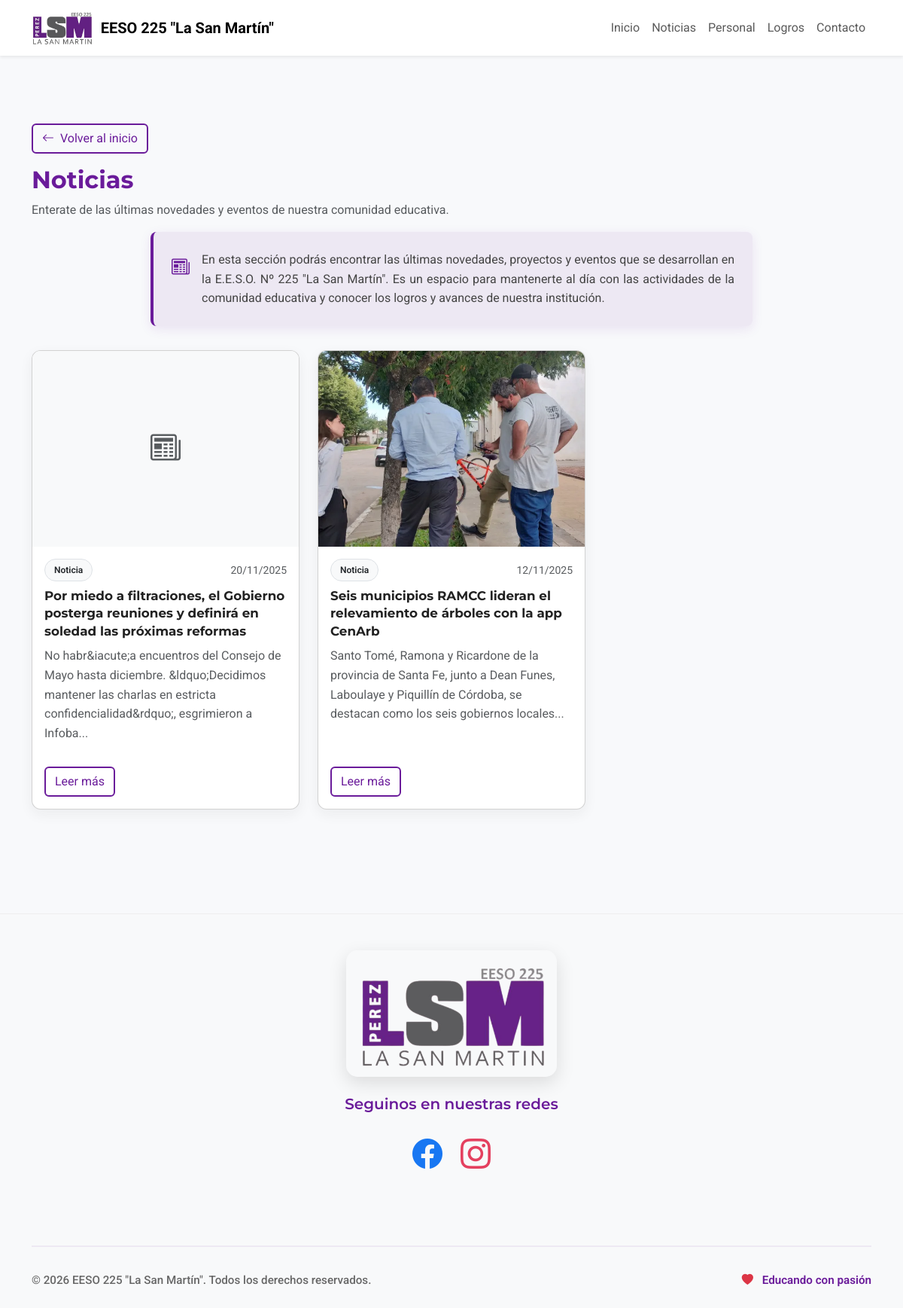
/noticias.php, run on the app's committed database.
### tables this page shows
CREATE TABLE `posts` (
  `id` int(11) NOT NULL,
  `titulo` varchar(255) NOT NULL,
  `contenido` text DEFAULT NULL,
  `imagen` varchar(255) DEFAULT NULL,
  `categoria` enum('noticia','evento','curso') NOT NULL,
  `visible` tinyint(1) DEFAULT 1,
  `orden` int(11) DEFAULT 0,
  `fecha_publicacion` date DEFAULT NULL,
  `created_at` timestamp NOT NULL DEFAULT current_timestamp(),
  `visitas` int(11) DEFAULT 0
);

### config/database.php (called while the page is built, shortened)
<?php
function truncarTexto($texto, $longitud = 100, $sufijo = '...') {
    return substr($texto, 0, $longitud) . $sufijo;
}

### noticias.php (the view, shortened to what this page needs)
<?php
require_once __DIR__ . '/config/config.php';
require_once __DIR__ . '/config/database.php';
require_once __DIR__ . '/header.php';
$pdo = conectarDB();
$stmt = $pdo->query("SELECT id, titulo, imagen, fecha_publicacion, contenido, categoria FROM posts WHERE visible = 1 AND categoria = 'noticia' ORDER BY fecha_publicacion DESC LIMIT 30");
$posts = $stmt->fetchAll();
?>
<section id="news-list" class="news-list my-4">
    <div class="mb-3">
        <a href="index.php" class="btn btn-outline-violeta">
            <i class="bi bi-arrow-left me-2"></i>Volver al inicio
        </a>
    </div>
    <div class="row">
        <div class="col-12 mb-2">
            <h2>Noticias</h2>
            <p class="text-muted">Enterate de las últimas novedades y eventos de nuestra comunidad educativa.</p>
            <div class="noticias-description">
                <div class="description-content mx-auto" style="max-width: 800px;">
                    <div class="info-box p-4 rounded-3 mb-4" style="background: rgba(106, 27, 154, 0.08); border-left: 4px solid var(--color-violeta);">
                        <div class="d-flex align-items-start">
                            <i class="bi bi-newspaper text-primary me-3 mt-1" style="font-size: 1.5rem; color: var(--color-violeta) !important;"></i>
                            <div>
                                <p class="mb-0" style="text-align: justify; line-height: 1.6; color: #444;">
                                    En esta sección podrás encontrar las últimas novedades, proyectos y eventos que se desarrollan en la E.E.S.O. Nº 225 "La San Martín". Es un espacio para mantenerte al día con las actividades de la comunidad educativa y conocer los logros y avances de nuestra institución.
                                </p>
                            </div>
                        </div>
                    </div>
                </div>
            </div>
        </div>
    </div>
    <div class="row gy-4">
        <?php foreach ($posts as $post): ?>
            <?php
                $fecha = htmlspecialchars(date('d/m/Y', strtotime($post['fecha_publicacion'] ?? $post['created_at'] ?? date('Y-m-d'))));
                $resumen = strip_tags($post['contenido'] ?? '');
                if (function_exists('truncarTexto')) {
                    $resumen = truncarTexto($resumen, 160);
                } else {
                    $resumen = mb_substr($resumen, 0, 160) . (mb_strlen($resumen) > 160 ? '…' : '');
                }
            ?>
            <div class="col-12 col-md-6 col-xl-4">
                <article class="card card-news h-100">
                    <?php if (!empty($post['imagen'])): ?>
                        <img src="<?= htmlspecialchars($post['imagen']) ?>" class="card-img-top news-list-thumb" alt="<?= htmlspecialchars($post['titulo']) ?>">
                    <?php else: ?>
                        <div class="card-img-top d-flex align-items-center justify-content-center bg-light news-list-thumb">
                            <i class="bi bi-newspaper text-muted" style="font-size: 2.5rem;"></i>
                        </div>
                    <?php endif; ?>
                    <div class="card-body d-flex flex-column">
                        <div class="d-flex justify-content-between align-items-center mb-2">
                            <span class="badge bg-light text-dark border fw-semibold">Noticia</span>
                            <small class="text-muted"><?= $fecha ?></small>
                        </div>
                        <h3 class="card-title news-title mb-2">
                            <a class="stretched-link" href="noticia.php?id=<?= $post['id'] ?>"><?= htmlspecialchars($post['titulo']) ?></a>
                        </h3>
                        <p class="card-text text-muted flex-grow-1"><?= htmlspecialchars($resumen) ?></p>
                        <div class="mt-3">
                            <a href="noticia.php?id=<?= $post['id'] ?>" class="btn btn-outline-violeta">Leer más</a>
                        </div>
                    </div>
                </article>
            </div>
        <?php endforeach; ?>
    </div>
</section>
<?php
require_once __DIR__ . '/footer.php';

### assets/css/admin-styles.css (style rules this page uses)
:root { --color-violeta: #6A1B9A; --color-gris: #616161; --color-blanco: #FFFFFF; --color-violeta-claro: #8E24AA; --color-gris-claro: #9E9E9E; --color-gris-muy-claro: #F5F5F5; --color-success: #28a745; --color-warning: #ffc107; --color-danger: #dc3545; --color-info: #17a2b8; }
body { font-family: 'Roboto', sans-serif; background-color: var(--color-gris-muy-claro); color: #333; line-height: 1.6; }
h1, h2, h3, h4, h5, h6 { font-family: 'Montserrat', sans-serif; font-weight: 700; color: var(--color-violeta); }
.badge { font-weight: 600; padding: 8px 12px; border-radius: 20px; }

### assets/css/style.css (style rules this page uses)
:root { --color-violeta: #6A1B9A; --color-gris: #616161; --color-blanco: #ffffff; --accent: #8E24AA; }
body { font-family: 'Roboto', sans-serif; background: #f8f9fb; color: #222; }
main section { padding-top: clamp(2rem, 3.5vw, 3.5rem); padding-bottom: clamp(2rem, 3.5vw, 3.5rem); }
.card { border-radius: 12px; box-shadow: 0 6px 18px rgba(33, 37, 41, 0.06) }
.card .card-title { color: var(--color-violeta); font-family: 'Montserrat', sans-serif }
.btn-outline-violeta { color: var(--color-violeta); border: 2px solid var(--color-violeta); background: transparent; }
#news-list .card-news { border-radius: 12px; overflow: hidden; box-shadow: 0 6px 18px rgba(33, 37, 41, .06); transition: transform .2s, box-shadow .2s; }
#news-list .news-list-thumb { width: 100%; height: 260px; object-fit: cover; }
#news-list .news-title { font-family: 'Montserrat', sans-serif; font-weight: 700; font-size: 1.05rem; line-height: 1.4; }
#news-list .news-title a { color: #222; text-decoration: none; }
.galeria-description .info-box, .noticias-description .info-box, .personal-description .info-box, .logros-description .info-box, .contacto-description .info-box { box-shadow: 0 4px 15px rgba(106, 27, 154, 0.1); transition: transform 0.3s ease; }

### data on the page
posts: fecha_publicacion "20/11/2025", titulo "Por miedo a filtraciones, el Gobierno posterga reuniones y definirá en soledad las próximas reformas", contenido "No habr&iacute;a encuentros del Consejo de Mayo hasta diciembre. &ldquo;Decidimos mantener las charlas en estricta confidencialidad&rdquo;, esgrimieron a Infoba..."
posts: imagen (picture), fecha_publicacion "12/11/2025", titulo "Seis municipios RAMCC lideran el relevamiento de árboles con la app CenArb", contenido "Santo Tomé, Ramona y Ricardone de la provincia de Santa Fe, junto a Dean Funes, Laboulaye y Piquillín de Córdoba, se destacan como los seis gobiernos locales..."

### other printed values
ESCUELA_NOMBRE_CORTO "EESO 225 \"La San Martín\""
